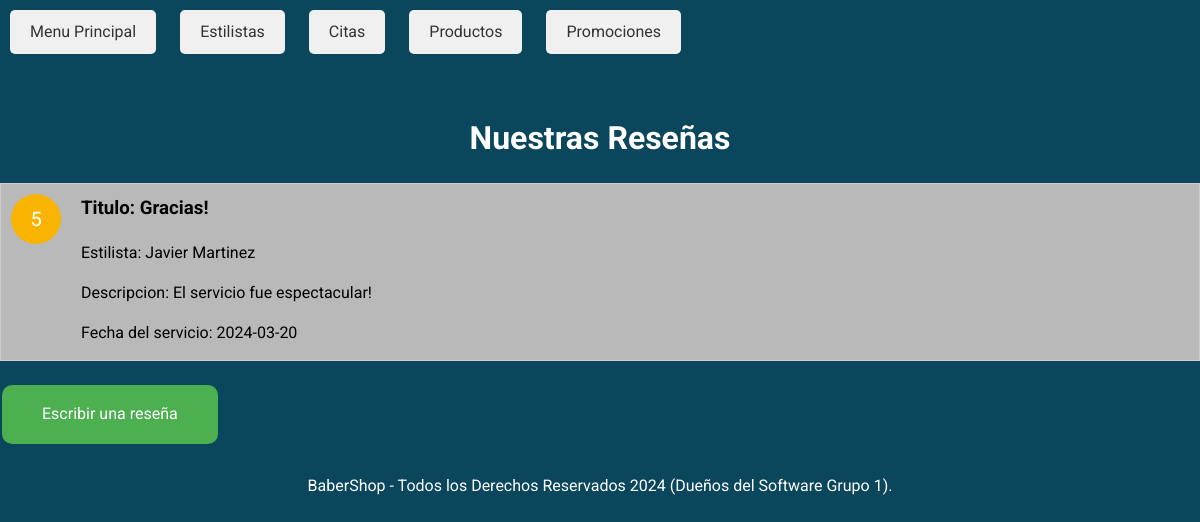
/resenas.php, run on the app's committed database.
### tables this page shows
CREATE TABLE `comentariosvaloraciones` (
  `ComentarioID` int(11) NOT NULL,
  `ClienteID` int(11) DEFAULT NULL,
  `Fecha` date DEFAULT NULL,
  `EstilistaID` int(11) DEFAULT NULL,
  `Calificacion` int(11) DEFAULT NULL,
  `Comentario` varchar(255) DEFAULT NULL,
  `Titulo` varchar(255) DEFAULT NULL
);

CREATE TABLE `estilistas` (
  `EstilistaID` int(11) NOT NULL,
  `Nombre` varchar(50) DEFAULT NULL,
  `Apellido` varchar(50) DEFAULT NULL,
  `Especialidades` varchar(255) DEFAULT NULL,
  `HorarioTrabajo` varchar(255) DEFAULT NULL,
  `Contacto` varchar(100) DEFAULT NULL,
  `imagen` varchar(255) DEFAULT NULL
);

### resenas.php (called while the page is built)
<?php
  require_once "include/templates/head.php"
?>
<?php
  include "include/templates/cuerpoResenas.php"
?>
<?php
  include "include/templates/footer.php"
?>

### DAL/resenas.php (called while the page is built, shortened)
<?php
    function getArray($sql) {
        try {
            $nConexion = Conectar();
            if(mysqli_set_charset($nConexion, "utf8")){
                if(!$result = mysqli_query($nConexion, $sql)) die();
                $retorno = array();
                while ($row = mysqli_fetch_array($result)) {
                    $retorno[] = $row;
                }
            }
        } catch (\Throwable $th) {
            echo $th;
        }finally{
            Desconectar($nConexion);
        }
        return $retorno;
    }

### include/templates/cuerpoResenas.php (the view)
<?php
require_once "DAL/resenas.php";
$query = "SELECT * FROM comentariosvaloraciones INNER JOIN estilistas ON comentariosvaloraciones.EstilistaID = estilistas.EstilistaID";
$resultadosQuery = getArray($query);
?>
<body>
  <div class="links">
    <a href="index.php">Menu Principal</a>
    <a href="empleados.php">Estilistas</a>
    <a href="citas.php">Citas</a>
    <a href="productos.php">Productos</a>
    <a href="promociones.php">Promociones</a>
  </div>
  <h1>Nuestras Reseñas</h1>
  <?php foreach ($resultadosQuery as $resultado) : ?>
  <div class="review">
    <div class="rating"> <?php echo $resultado['Calificacion'] ;?> </div>
    <div class="content">
      <h3> Titulo: <?php echo $resultado['Titulo'] ;?> </h3>
      <p> Estilista: <?php echo $resultado['Nombre'] . " " . $resultado['Apellido'];?> </p>
      <p> Descripcion:  <?php echo $resultado['Comentario'] ;?> </p>
      <p> Fecha del servicio: <?php echo $resultado['Fecha'] ;?> </p>
    </div>
  </div>
  <?php endforeach; ?>
  <button class="button" onclick="window.location.href = 'escribirResena.php';">Escribir una reseña</button>

### css/style.css (style rules this page uses)
:root { --fuentePrincipal: 'Roboto', cursive; --primario: #0A475C; --secundario: #42BEA5; --gris: #B9B9B9; --blanco: #FFF; }
html { font-size: 62.5%; box-sizing: border-box; height: 100%; }
*, *:before, *:after { box-sizing: inherit; }
body { font-family: var(--fuentePrincipal); background-color: var(--primario); font-size: 1.6rem; line-height: 1.5; }
a { text-decoration: none; }
h1 { text-align: center; margin-top: 50px; color: var(--blanco); }
h3 { margin-top: 0; }
p { margin-bottom: 5px; }
.links a { display: inline-block; margin: 10px; padding: 10px 20px; background-color: #f0f0f0; color: #333; text-decoration: none; border-radius: 5px; transition: background-color 0.3s ease; }
.review { border: 1px solid #ccc; margin-bottom: 20px; padding: 10px; display: flex; background-color: var(--gris); }
.rating { background-color: #f8b400; color: #fff; border-radius: 50%; width: 50px; height: 50px; line-height: 50px; text-align: center; font-size: 20px; margin-right: 20px; }
.content { flex-grow: 1; }
.button { background-color: #4CAF50; border: none; color: white; padding: 20px 40px; text-align: center; text-decoration: none; display: inline-block; font-size: 16px; margin: 4px 2px; cursor: pointer; border-radius: 10px; transition-duration: 0.4s; }

### data on the page
comentariosvaloraciones: Calificacion "5", Titulo "Gracias!", EstilistaID.Nombre "Javier", EstilistaID.Apellido "Martinez", Comentario "El servicio fue espectacular!", Fecha "2024-03-20"
